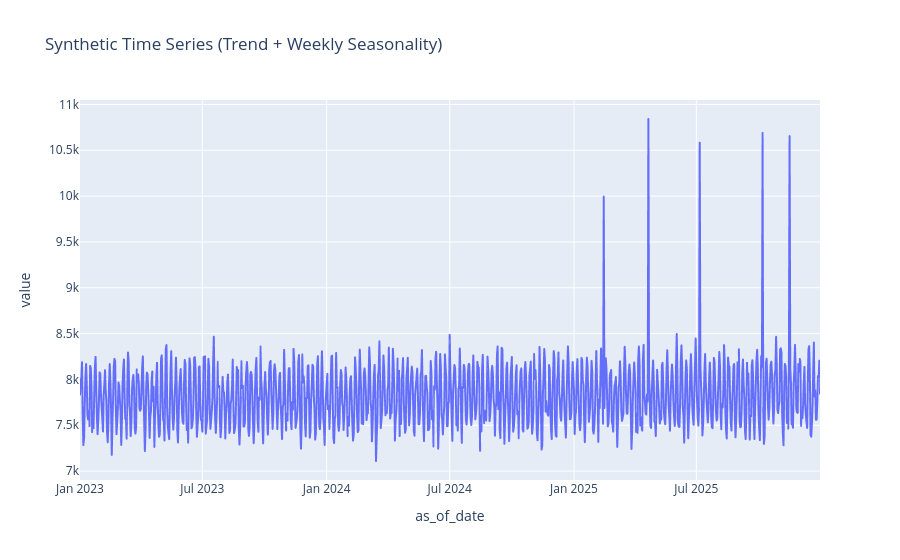

Notebook source saved alongside this figure:
### Code cell
import plotly.express as px

target_series = df[(df['key_1'] == 'key_1_a') & 
                   (df['key_2'] == 'key_2_a') & 
                   (df['key_3'] == 'key_3_a')]

fig = px.line(target_series, x='as_of_date', y='value', 
              title='Synthetic Time Series (Trend + Weekly Seasonality)')
fig.show()

### Figure 1 — Plotly figure (JSON) as saved in the notebook; plotly's stock layout.template omitted (floating-point values rounded to 4 significant figures; data arrays with more than 128 entries replaced by an {"elided": "..."} marker saying what was removed)
{"data": [{"hovertemplate": "as_of_date=%{x}<br>value=%{y}<extra></extra>", "legendgroup": "", "line": {"color": "#636efa", "dash": "solid"}, "marker": {"symbol": "circle"}, "mode": "lines", "name": "", "showlegend": false, "type": "scattergl", "x": {"elided": "1096 str values"}, "xaxis": "x", "y": {"elided": "1096 float values"}, "yaxis": "y"}], "layout": {"legend": {"tracegroupgap": 0}, "title": {"text": "Synthetic Time Series (Trend + Weekly Seasonality)"}, "xaxis": {"anchor": "y", "domain": [0, 1], "title": {"text": "as_of_date"}}, "yaxis": {"anchor": "x", "domain": [0, 1], "title": {"text": "value"}}}}
